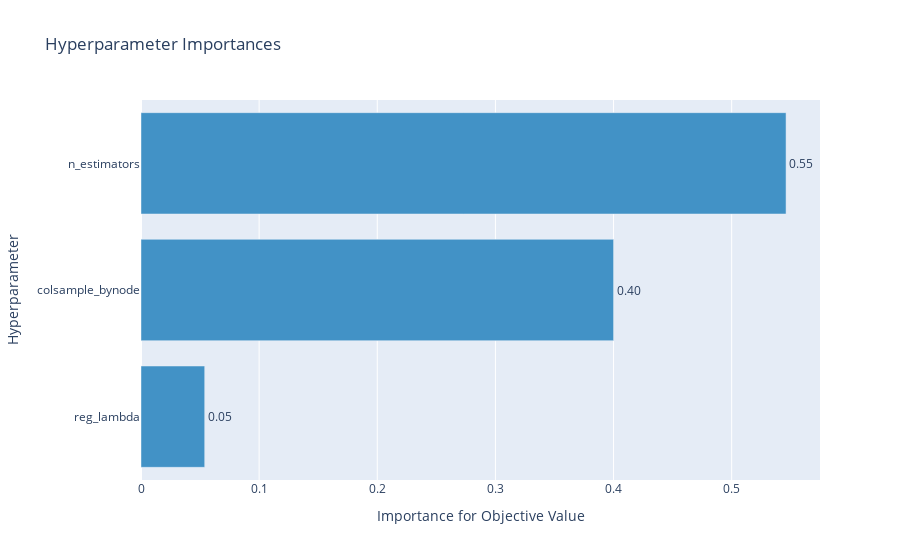

The notebook cell saved with this chart:
### Code cell
# hyper-parameter들의 중요도
optuna.visualization.plot_param_importances(study)

### Figure 1 — Plotly figure (JSON) as saved in the notebook; plotly's stock layout.template omitted (floating-point values rounded to 4 significant figures)
{"data": [{"cliponaxis": false, "hovertemplate": ["reg_lambda (FloatDistribution): 0.053923420421210504<extra></extra>", "colsample_bynode (FloatDistribution): 0.40005521279209016<extra></extra>", "n_estimators (IntDistribution): 0.5460213667866994<extra></extra>"], "marker": {"color": "rgb(66,146,198)"}, "orientation": "h", "text": ["0.05", "0.40", "0.55"], "textposition": "outside", "type": "bar", "x": [0.05392, 0.4001, 0.546], "y": ["reg_lambda", "colsample_bynode", "n_estimators"]}], "layout": {"showlegend": false, "title": {"text": "Hyperparameter Importances"}, "xaxis": {"title": {"text": "Importance for Objective Value"}}, "yaxis": {"title": {"text": "Hyperparameter"}}}}
